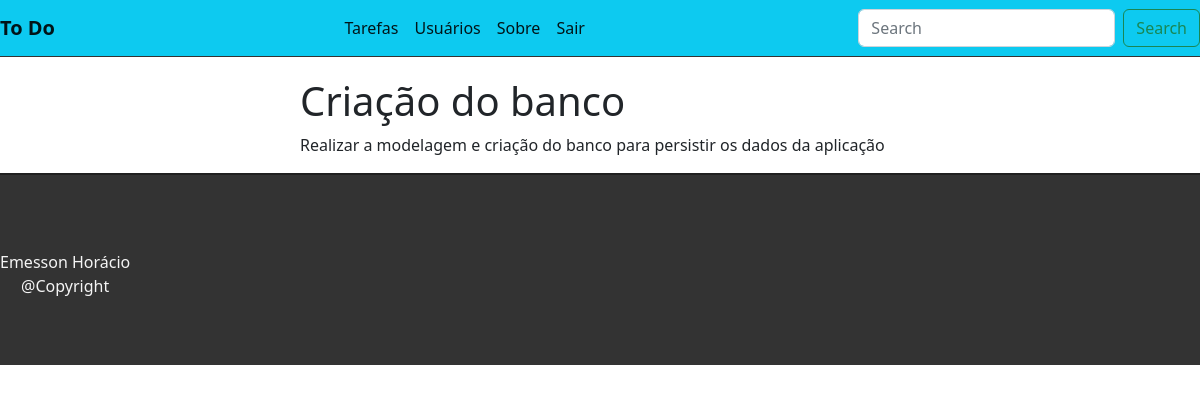
/task/15 (signed in), run on the app's committed database.
### tasks/models.py (models this page shows, shortened)
class Task(models.Model):
    STATUS = (
        ('doing', 'Doing'), ('done', 'Done')
    )
    title = models.CharField(max_length=255)
    description = models.TextField()
    done = models.CharField(max_length=5, choices=STATUS)
    user = models.ForeignKey(get_user_model(), on_delete=models.CASCADE)
    created_at = models.DateTimeField(auto_now_add=True)
    updated_at = models.DateTimeField(auto_now=True)

### tasks/views.py (the view)
# urls.py: path('task/<int:id>', views.taskView, name='task-view'),
@login_required
def taskView(request, id):
    task = get_object_or_404(Task, pk=id)
    return render(request, 'tasks/task.html', {'task': task})

### tasks/templates/tasks/task.html (shortened to what this page needs)
{% extends "base.html" %}
{% block content %}
<div class='offset-1 col-10 list-div'>
    <h1>{{task.title}}</h1>
    <p>{{task.description}}</p>
</div>
{% endblock %}

### tasks/static/css/styles.css (style rules this page uses)
.list-div { padding: 0; height: 70%; position: relative; width: 50%; margin-left: 25%; }

### data on the page
Task: title "Criação do banco", description "Realizar a modelagem e criação do banco para persistir os dados da aplicação"
